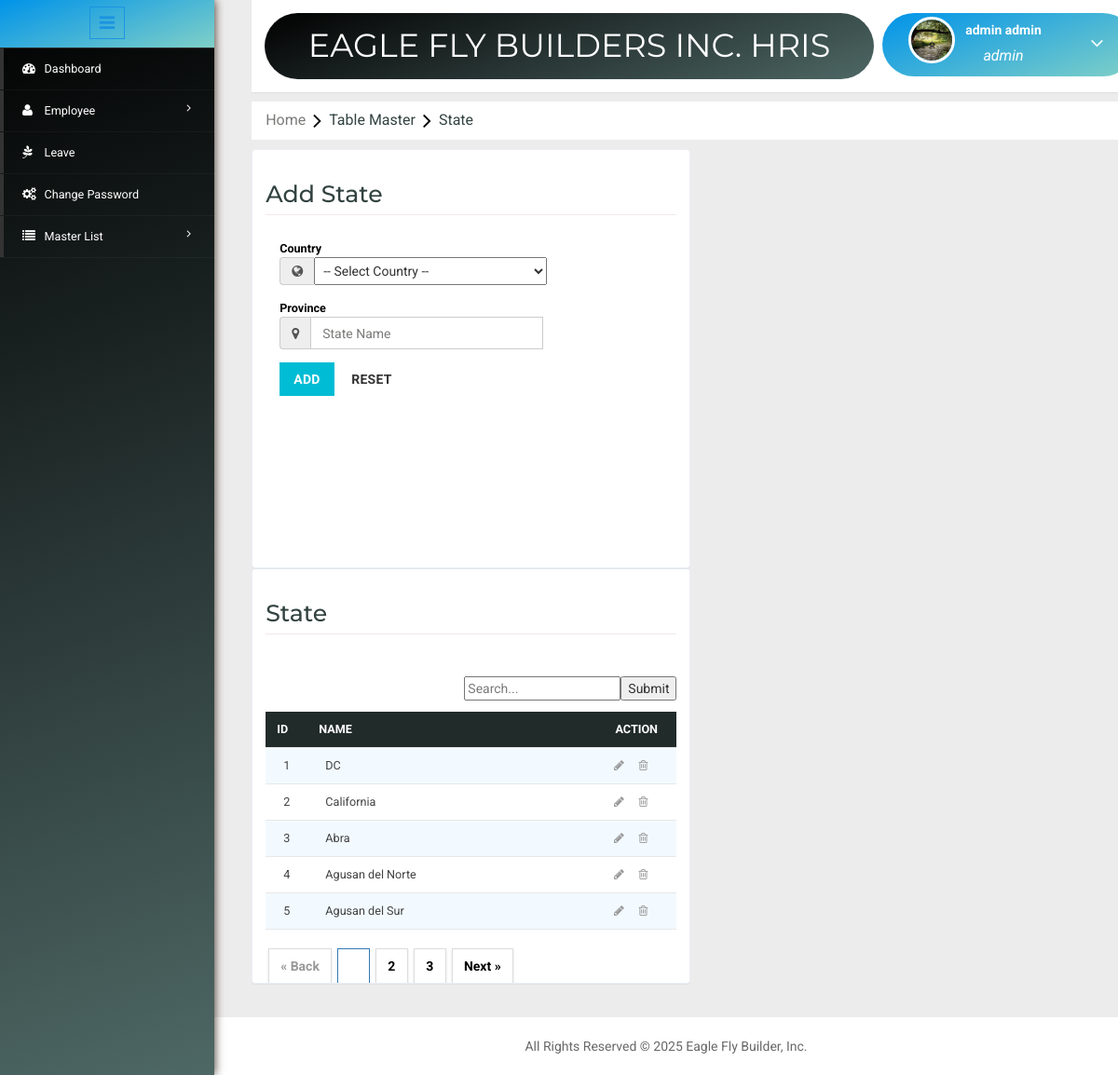
Page /state.php (signed in) on the committed database.
### tables this page shows
CREATE TABLE `state` (
  `StateId` int(11) NOT NULL,
  `CountryId` int(11) NOT NULL,
  `Name` varchar(200) NOT NULL
);

### state.php (the view, shortened to what this page needs)
<?php include('header.php'); ?>
<?php
	$dbs = new database();
	$db=$dbs->connection();
  $name="";
  if(isset($_GET['searcstate']))
  {
    $SearchStateName = $_GET['searcstate'];
    $RecordeLimit = 5;
    $searchState = mysqli_query($db,"select count(StateId) as total from state where Name like '%".$SearchStateName."%'");
    $SName = mysqli_fetch_array($searchState);
    $number_of_row =ceil($SName['total']/5);
    if(isset($_GET['bn']) && intval($_GET['bn']) <= $number_of_row && intval($_GET['bn'] !=0))
    {
      $Skip = (intval($_GET["bn"]) * $RecordeLimit) - $RecordeLimit;
      $sql = mysqli_query($db,"select * from state where Name like '%".$SearchStateName."%' LIMIT $Skip,$RecordeLimit ");
    }
    else
    {
      $sql = mysqli_query($db,"select * from state where Name like '%".$SearchStateName."%' LIMIT $RecordeLimit ");
    }
  }
  else
  {
    $RecordeLimit = 5;
    $searchState = mysqli_query($db,"select count(StateId) as total from state ");
    $SName = mysqli_fetch_array($searchState);
    $number_of_row =ceil($SName['total']/5);
    if(isset($_GET['bn']) && intval($_GET['bn']) <= $number_of_row && intval($_GET['bn'] != 0 ))
    {
      $Skip = (intval($_GET["bn"]) * $RecordeLimit) - $RecordeLimit;
      $sql = mysqli_query($db,"select * from state LIMIT $Skip,$RecordeLimit");
    }
    else
    {
      $sql = mysqli_query($db,"select * from state LIMIT $RecordeLimit");
    }
  }
  $current_page = isset($_GET['bn']) ? (int)$_GET['bn'] : 1;
  $pagination = '<div class="pagination">';
  if($current_page > 1) {
      $prev = $current_page - 1;
      $params = isset($_GET["searcstate"]) ? "searcstate=$SearchStateName&" : "";
      $pagination .= "<a href='state.php?{$params}bn=$prev'>&laquo; Back</a>";
  } else {
      $pagination .= "<a class='disabled'>&laquo; Back</a>";
  }
  $start_page = max(1, $current_page - 2);
  $end_page = min($number_of_row, $current_page + 2);
  for($i = $start_page; $i <= $end_page; $i++) {
      $params = isset($_GET["searcstate"]) ? "searcstate=$SearchStateName&" : "";
      $active = ($i == $current_page) ? 'active' : '';
      $pagination .= "<a class='$active' href='state.php?{$params}bn=$i'>$i</a>";
  }
  if($current_page < $number_of_row) {
      $next = $current_page + 1;
      $params = isset($_GET["searcstate"]) ? "searcstate=$SearchStateName&" : "";
      $pagination .= "<a href='state.php?{$params}bn=$next'>Next &raquo;</a>";
  } else {
      $pagination .= "<a class='disabled'>Next &raquo;</a>";
  }
  $pagination .= '</div>';
?>
<link rel="stylesheet" type="text/css" href="css/table-style.css" />
<ol class="breadcrumb" style="margin: 10px 0px ! important;">
    <li class="breadcrumb-item"><a href="Home.php">Home</a><i class="fa fa-angle-right"></i>Table Master<i class="fa fa-angle-right"></i>State</li>
</ol>
<div class="validation-system" style="margin-top: 0;">
 		<div class="validation-form" style="overflow: auto; margin-right:20px; height: 450px; width: 49%; float: left;">
        <form method="POST" action="controller/ccity.php?stateedit=<?php echo isset($row['StateId']) ? $row['StateId'] : ''; ?>">
        <div class="vali-form-group" >
        <h2>Add State</h2>
        	<div class="col-md-3 control-label">
              <label class="control-label">Country</label>
              <div class="input-group">
                  <span class="input-group-addon">
              <i class="fa fa-globe" aria-hidden="true"></i>
              </span>
              <select name="country" style="text-transform: capitalize; width: 250px;"  required>
                <option  value="">-- Select Country --</option>
              </select>
              </div>
            </div>
          	<div class="col-md-3 control-label">
            	<label class="control-label">Province</label>
              	<div class="input-group">
                  	<span class="input-group-addon">
              			<i class="fa fa-map-marker" aria-hidden="true"></i>
              		</span>
              	<input type="text" name="state" required="" value="<?php echo $name; ?>" placeholder="State Name" class="form-control" style="width: 250px; height: 35px; float: right;">
              	</div>
            </div>
        </div>
            <div class="col-md-12 form-group">
              <button type="submit" name="addstates" class="btn btn-primary">Add</button>
              <button type="reset" class="btn btn-default">Reset</button>
            </div>
          <div class="clearfix"> </div>
        </form>
 </div>
 <div class="validation-form" style="width: 49%; overflow: auto;">
 		<div style="height: 396px;">
					<div class="w3l-table-info">
					  <h2>State</h2>
					  <br>
					  <form method="GET" action="#">
					  	<input style="float: right;" type="submit" name="searchstate" >
					  	<input style="float: right;" placeholder="Search..." type="search-box" name="searcstate" value="<?php echo(isset($_GET['searcstate']))?$_GET['searcstate']:"";?>"><br>
					  </form>
					    <table id="table">
						<thead>
						  <tr>
						  	<th>Id</th>
							<th style="width: 5000px;">Name</th>
							<th style="text-align: center; width: 450px;">Action</th>
						  </tr>
						</thead>
						<tbody>
						<?php $i=1; while($row = mysqli_fetch_assoc($sql)) { ?>
						<tr>
							<td><?php if(isset($_GET['bn'])==0){ echo $i; } else{ echo ($_GET['bn']-1)*5+$i; } $i++;?></td>
							<td><?php echo ucfirst($row['Name']); ?></td>
							<td><a href="?stateedit=<?php echo $row['StateId']; ?>"><i class="fa fa-pencil" aria-hidden="true"></i></a>&nbsp;&nbsp;&nbsp;&nbsp;&nbsp;<a href="controller/ccity.php?statedelete=<?php echo $row['StateId']; ?>"><i class="fa fa-trash-o" aria-hidden="true"></i></a></td>
						 </tr>
						<?php } ?>
						</tbody>
					  </table>
            <div><?php echo $pagination; ?></div>
					</div>
      </div>
 </div>
</div>
<?php include('footer.php'); ?>

### css/table-style.css (style rules this page uses)
table { background: white; border-collapse: collapse; margin: 1.25em 0 0; width: 100%; }
table tr, table th, table td { border: none; border-bottom: 1px solid #e8e8e8; font-size: .95em; }
table th, table td { padding: 10px 12px; text-align: left; }
table th { background: #212b2a; color: #fff; text-transform: uppercase; }
table tr td { background: #f3faff; color: #424242; }
table tr:nth-of-type(2n+2) td { background: #ffffff; }
table { width: 100%; }

### state.php (style rules this page uses)
.pagination { margin: 20px 0; text-align: center; }
.pagination a { color: #000000; padding: 8px 12px; text-decoration: none; border: 1px solid #ddd; margin: 0 3px; font-size: 14px; font-weight: bold; display: inline-block; min-width: 35px; background-color: #ffffff; box-shadow: 0 1px 3px rgba(0,0,0,0.1); }
.pagination a.active { background-color: #337ab7; color: white; border: 1px solid #337ab7; }
.pagination .disabled { color: #999; pointer-events: none; background-color: #f8f9fa; }

### rows in the picture
state: Name "DC"
state: Name "California"
state: Name "Abra"
state: Name "Agusan del Norte"
state: Name "Agusan del Sur"

### other values in the picture
$_SESSION['User']['FirstName'] "admin"
$_SESSION['User']['LastName'] "admin"
$_SESSION['role']['Name'] "admin"
